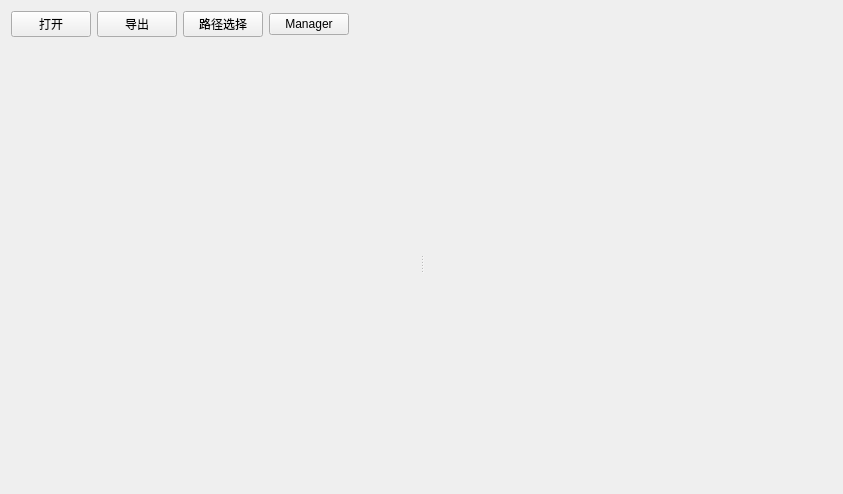
<?xml version="1.0" encoding="UTF-8"?>
<ui version="4.0">
 <class>KFileEdtitorClass</class>
 <widget class="QMainWindow" name="KFileEdtitorClass">
  <property name="geometry">
   <rect>
    <x>0</x>
    <y>0</y>
    <width>843</width>
    <height>494</height>
   </rect>
  </property>
  <property name="windowTitle">
   <string>激发仿真软件</string>
  </property>
  <widget class="QWidget" name="centralWidget">
   <layout class="QVBoxLayout" name="verticalLayout_2">
    <item>
     <layout class="QHBoxLayout" name="horizontalLayout_2">
      <item>
       <widget class="QPushButton" name="btnOpen">
        <property name="sizePolicy">
         <sizepolicy hsizetype="Fixed" vsizetype="Fixed">
          <horstretch>0</horstretch>
          <verstretch>0</verstretch>
         </sizepolicy>
        </property>
        <property name="minimumSize">
         <size>
          <width>0</width>
          <height>0</height>
         </size>
        </property>
        <property name="baseSize">
         <size>
          <width>0</width>
          <height>0</height>
         </size>
        </property>
        <property name="text">
         <string>打开</string>
        </property>
        <property name="iconSize">
         <size>
          <width>0</width>
          <height>0</height>
         </size>
        </property>
       </widget>
      </item>
      <item>
       <widget class="QPushButton" name="btnSave">
        <property name="minimumSize">
         <size>
          <width>0</width>
          <height>0</height>
         </size>
        </property>
        <property name="text">
         <string>导出</string>
        </property>
       </widget>
      </item>
      <item>
       <widget class="QPushButton" name="btnSetting">
        <property name="minimumSize">
         <size>
          <width>0</width>
          <height>0</height>
         </size>
        </property>
        <property name="text">
         <string>路径选择</string>
        </property>
       </widget>
      </item>
      <item>
       <widget class="QPushButton" name="btnOpenDyna">
        <property name="minimumSize">
         <size>
          <width>0</width>
          <height>0</height>
         </size>
        </property>
        <property name="text">
         <string>Manager</string>
        </property>
       </widget>
      </item>
      <item>
       <spacer name="horizontalSpacer">
        <property name="orientation">
         <enum>Qt::Horizontal</enum>
        </property>
        <property name="sizeHint" stdset="0">
         <size>
          <width>40</width>
          <height>20</height>
         </size>
        </property>
       </spacer>
      </item>
     </layout>
    </item>
    <item>
     <layout class="QHBoxLayout" name="horizontalLayout_3">
      <item>
       <widget class="QSplitter" name="splitter">
        <property name="orientation">
         <enum>Qt::Horizontal</enum>
        </property>
        <widget class="QWidget" name="verticalLayoutWidget">
         <layout class="QVBoxLayout" name="verticalLayout"/>
        </widget>
        <widget class="QWidget" name="horizontalLayoutWidget_3">
         <layout class="QHBoxLayout" name="horizontalLayout_4"/>
        </widget>
       </widget>
      </item>
     </layout>
    </item>
   </layout>
  </widget>
  <action name="actionOpen">
   <property name="text">
    <string>打开</string>
   </property>
  </action>
  <action name="actionSave">
   <property name="text">
    <string>导出</string>
   </property>
  </action>
  <action name="menuDemo">
   <property name="text">
    <string>Demo</string>
   </property>
  </action>
  <action name="actionSetting">
   <property name="text">
    <string>路径选择</string>
   </property>
  </action>
  <action name="actionDyna">
   <property name="text">
    <string>manager</string>
   </property>
  </action>
  <action name="actionOpenDyna">
   <property name="text">
    <string>Open</string>
   </property>
  </action>
  <action name="actionDynaClose">
   <property name="text">
    <string>close</string>
   </property>
  </action>
 </widget>
 <layoutdefault spacing="6" margin="11"/>
 <resources>
  <include location="SurfaceDyna.qrc"/>
 </resources>
 <connections/>
</ui>
